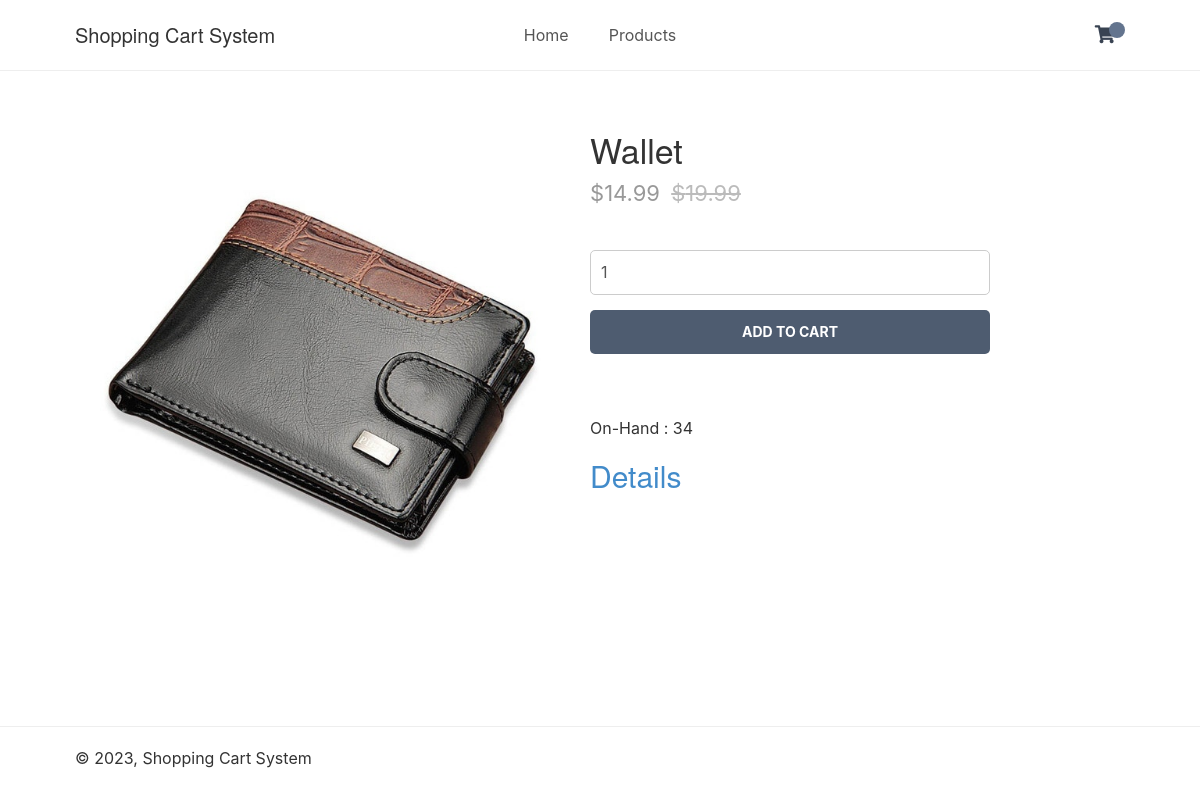
Screenshot of /index.php?page=product&id=2 with the database file from the repository.
### tables this page shows
CREATE TABLE `products` (
  `id` int(11) NOT NULL,
  `name` varchar(200) NOT NULL,
  `desc` text NOT NULL,
  `price` decimal(7,2) NOT NULL,
  `rrp` decimal(7,2) NOT NULL DEFAULT 0.00,
  `quantity` int(11) NOT NULL,
  `img` text NOT NULL,
  `date_added` datetime NOT NULL DEFAULT current_timestamp()
);

### index.php (called while the page is built, shortened)
<?php
include 'functions.php';
$page = isset($_GET['page']) && file_exists($_GET['page'] . '.php') ? $_GET['page'] : 'home';
include $page . '.php';
?>

### product.php (the view, shortened to what this page needs)
<?php
if (isset($_GET['id'])){
    $stmt = $pdo->prepare('SELECT * FROM products WHERE id = ?');
    $stmt->execute([$_GET['id']]);
    $product = $stmt->fetch(PDO::FETCH_ASSOC);
}
else {
    exit('Product does not exist!');
}
?>
<?=template_header('Product')?>
<div class="product content-wrapper">
    <img src="imgs/<?=$product['img']?>" width="500" height="500" alt="<?=$product['name']?>">
    <div>
        <h1 class="name"><?=$product['name']?></h1>
        <span class="price">
            &dollar;<?=$product['price']?>
            <?php if ($product['rrp'] > 0): ?>
            <span class="rrp">&dollar;<?=$product['rrp']?></span>
            <?php endif; ?>
        </span>
        <form action="index.php?page=cart" method="post">
             <input type="number" name="quantity" value="1" min="1" max="<?=$product['quantity']?>" placeholder="Quantity" required>
            <input type="submit" value="Add To Cart">
        </form>
        <div class="description">
            <br/>
            On-Hand : <?=$product['quantity']?>
        </div>
        <a href="index.php?page=updateproduct&id=<?=$product['id']?>" class="product"><h2>Details<h2></a>
    </div>
</div>
<?=template_footer()?>

### css/style.css (style rules this page uses)
* { box-sizing: border-box; font-family: -apple-system, BlinkMacSystemFont, "segoe ui", roboto, oxygen, ubuntu, cantarell, "fira sans", "droid sans", "helvetica neue", Arial, sans-serif; font-size: 16px; -webkit-font-smoothing: antialiased; -moz-osx-font-smoothing: grayscale; }
html { height: 100%; }
body { position: relative; min-height: 100%; color: #555555; background-color: #FFFFFF; margin: 0; padding-bottom: 100px; }
h1, h2, h3, h4, h5 { color: #394352; }
.content-wrapper { width: 1050px; margin: 0 auto; }
main > .product { display: flex; padding: 40px 0; }
main > .product > div { padding-left: 15px; }
main > .product h1 { font-size: 34px; font-weight: normal; margin: 0; padding: 20px 0 10px 0; }
main > .product .price { display: block; font-size: 22px; color: #999999; }
main > .product .rrp { color: #BBBBBB; text-decoration: line-through; font-size: 22px; padding-left: 5px; }
main > .product form { display: flex; flex-flow: column; margin: 40px 0; }
main > .product form input[type="number"] { width: 400px; padding: 10px; margin-bottom: 15px; border: 1px solid #ccc; color: #555555; border-radius: 5px; }
main > .product form input[type="submit"] { background: #4e5c70; border: 0; color: #FFFFFF; width: 400px; padding: 12px 0; text-transform: uppercase; font-size: 14px; font-weight: bold; border-radius: 5px; cursor: pointer; }

### rows the page displays
products: img (picture), name "Wallet", price "14.99", rrp "19.99", quantity "34"
